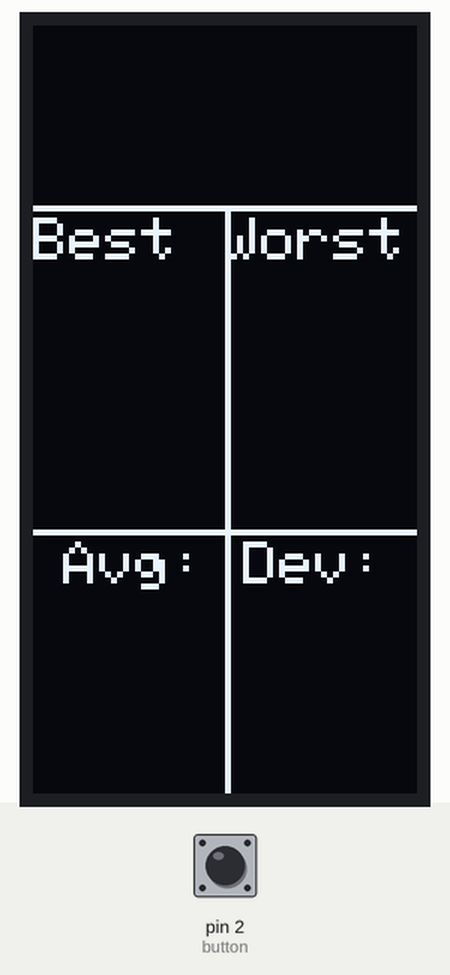
Simulated run of this sketch. Board: Arduino Nano, built with avr-gcc and run on an emulated ATmega328P. On the bench: 64×128 one-colour display. Inputs (shaded band) come from the test bench; at power-on: pin 2 (button) HIGH. Random numbers use the default seed unless the sketch sets one; the audio player accepts every command and is not drawn; what the sketch prints to the serial monitor is not drawn.

Above: at 3.3 s.
3.4 s: pin 2 (button) pulled LOW for 0.15 s
At 3.45 s:
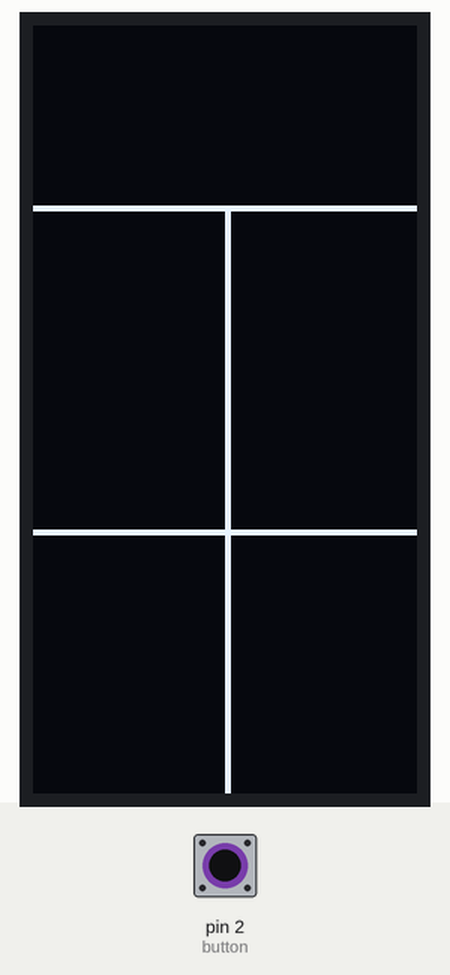
At 4.2 s:
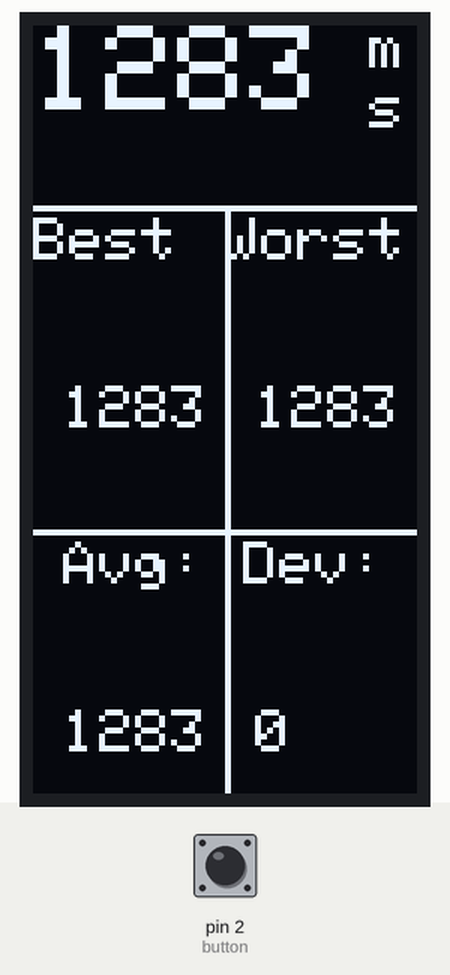
9.5 s: pin 2 (button) driven LOW
At 10.0 s:
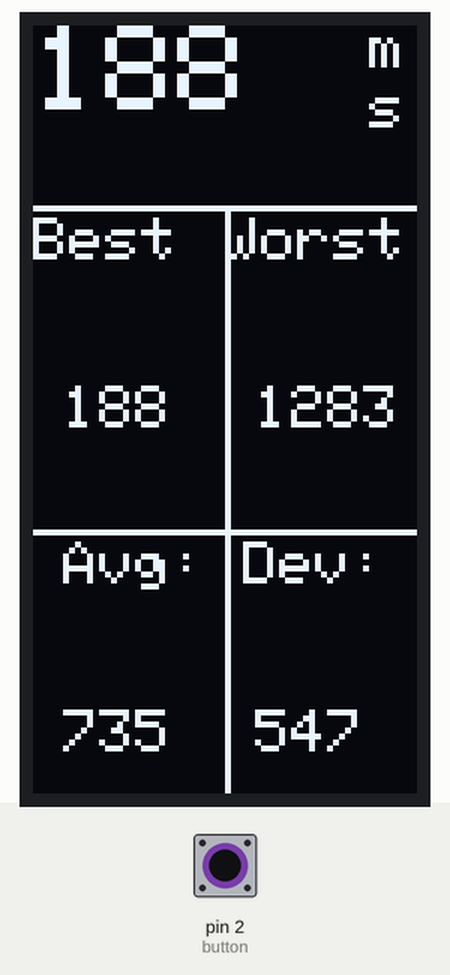
Timing chart, 0 to 12.1 s (numbered marks = the images above; inputs shaded):
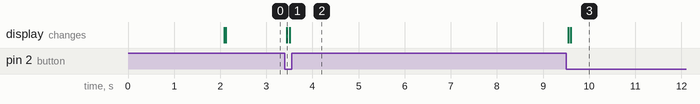

Measured:
- after the input at 3.4 s, the display: changes after 0.05 s (image 1)
- after the input at 9.5 s, the display: first changes after 0.05 s (image 3 shows a later state)

The sketch:

ReactionTimer01.ino
```cpp
// (licence header left out)
#include <SPI.h>
#include <Wire.h>
#include <Adafruit_GFX.h>
#include <Adafruit_SSD1306.h>

// libs for async audio
#include <PCM.h>

// audio clip
const unsigned char sample[] PROGMEM = {
  0, 1, 2, 3, 4, 5, 6, 7, 8, 9, 10, 11, 12, 13, 14, 15, 16, 17, 18, 19, 20, 21, 22, 23, 24, 25, 26, 27, 28, 29, 30, 31, 32, 33, 34, 35, 36, 37, 38, 39, 40, 41, 42, 43, 44, 45, 46, 47, 48, 49, 50, 51, 52, 53, 54, 55, 56, 57, 58, 59, 60, 61, 62, 63, 64, 65, 66, 67, 68, 69, 70, 71, 72, 73, 74, 75, 76, 77, 78, 79, 80, 81, 82, 83, 84, 85, 86, 87, 88, 89, 90, 91, 92, 93, 94, 95, 95, 95, 95, 95, 95, 95, 96, 96, 96, 95, 95, 95, 95, 96, 96, 96, 96, 96, 96, 96, 96, 96, 96, 97, 96, 95, 96, 97, 96, 96, 97, 96, 95, 95, 96, 96, 96, 96, 96, 96, 95, 95, 95, 96, 96, 95, 95, 94, 95, 95, 95, 95, 94, 95, 95, 95, 95, 94, 95, 95, 95, 95, 96, 95, 95, 95, 94, 94, 94, 94, 95, 94, 94, 94, 93, 93, 93, 93, 94, 94, 93, 93, 93, 93, 93, 93, 93, 93, 92, 92, 93, 93, 92, 92, 93, 93, 93, 92, 93, 93, 93, 93, 93, 93, 92, 95, 88, 77, 83, 82, 82, 72, 60, 72, 73, 72, 74, 72, 80, 82, 82, 91, 91, 91, 94, 92, 93, 91, 88, 84, 84, 79, 74, 75, 74, 75, 74, 74, 75, 74, 76, 78, 80, 80, 81, 84, 84, 85, 89, 91, 89, 89, 92, 93, 91, 91, 93, 95, 95, 91, 91, 93, 94, 95, 91, 87, 87, 89, 89, 90, 91, 89, 88, 91, 96, 98, 97, 93, 97, 100, 100, 101, 96, 94, 97, 95, 94, 95, 94, 92, 93, 92, 92, 97, 96, 93, 95, 98, 99, 99, 98, 98, 99, 98, 97, 100, 101, 99, 98, 98, 98, 95, 96, 96, 95, 96, 95, 98, 101, 100, 99, 99, 102, 103, 105, 105, 105, 107, 109, 108, 108, 104, 102, 103, 101, 100, 103, 103, 101, 100, 98, 97, 98, 97, 97, 96, 95, 94, 95, 94, 91, 88, 85, 85, 85, 84, 81, 80, 79, 77, 78, 79, 79, 80, 81, 83, 86, 88, 87, 88, 90, 92, 92, 94, 97, 99, 102, 104, 104, 104, 106, 109, 113, 113, 115, 118, 121, 123, 124, 121, 119, 117, 113, 107, 105, 94, 85, 78, 73, 72, 68, 65, 66, 66, 63, 63, 65, 66, 71, 77, 80, 83, 86, 85, 86, 88, 88, 90, 96, 100, 107, 116, 118, 118, 118, 120, 127, 132, 136, 135, 138, 132, 127, 123, 113, 109, 103, 96, 92, 87, 83, 80, 80, 81, 83, 81, 77, 72, 69, 72, 79, 81, 82, 80, 79, 79, 77, 76, 77, 84, 93, 103, 111, 115, 119, 124, 127, 130, 130, 135, 142, 147, 154, 155, 150, 142, 129, 113, 105, 99, 93, 87, 79, 73, 71, 72, 72, 76, 78, 81, 83, 75, 71, 65, 66, 76, 79, 77, 73, 64, 63, 66, 71, 80, 93, 104, 117, 128, 133, 135, 138, 142, 144, 145, 153, 151, 156, 158, 134, 116, 98, 88, 90, 88, 81, 79, 75, 68, 75, 81, 85, 93, 99, 91, 83, 71, 61, 57, 58, 57, 57, 62, 62, 64, 72, 76, 81, 95, 107, 121, 138, 145, 143, 146, 141, 138, 143, 143, 144, 132, 107, 91, 78, 78, 79, 77, 79, 73, 70, 71, 80, 88, 101, 107, 108, 102, 86, 64, 51, 50, 50, 54, 62, 63, 62, 74, 80, 87, 105, 120, 136, 158, 161, 155, 155, 146, 151, 151, 152, 141, 101, 89, 70, 66, 81, 72, 75, 75, 68, 66, 81, 87, 95, 116, 110, 110, 106, 80, 60, 53, 47, 48, 55, 64, 62, 75, 82, 87, 99, 114, 133, 158, 176, 171, 162, 153, 146, 145, 158, 149, 113, 97, 72, 60, 79, 65, 71, 78, 66, 67, 83, 87, 91, 117, 108, 103, 105, 77, 50, 56, 50, 50, 60, 60, 54, 70, 82, 87, 108, 121, 137, 162, 178, 171, 174, 164, 149, 147, 157, 110, 88, 85, 49, 79, 76, 62, 69, 60, 53, 67, 90, 89, 112, 117, 97, 102, 97, 60, 55, 46, 35, 48, 59, 57, 64, 82, 78, 97, 109, 117, 143, 165, 169, 170, 169, 152, 147, 162, 144, 97, 103, 64, 61, 84, 64, 70, 70, 54, 52, 77, 80, 95, 121, 105, 95, 107, 70, 45, 52, 34, 45, 63, 56, 53, 75, 74, 88, 117, 117, 140, 167, 165, 164, 174, 150, 142, 162, 136, 88, 104, 61, 61, 94, 65, 78, 73, 56, 53, 79, 80, 95, 124, 109, 98, 108, 77, 48, 55, 39, 48, 67, 62, 54, 78, 77, 87, 119, 118, 135, 170, 164, 159, 173, 152, 141, 163, 145, 91, 105, 70, 59, 103, 73, 80, 81, 56, 52, 80, 82, 89, 124, 105, 97, 108, 74, 40, 44, 30, 40, 70, 64, 56, 77, 73, 82, 122, 121, 140, 179, 174, 160, 171, 154, 134, 170, 128, 81, 95, 50, 69, 98, 91, 94, 85, 63, 52, 79, 86, 107, 130, 114, 100, 86, 50, 34, 45, 52, 64, 71, 57, 44, 63, 68, 96, 134, 146, 168, 187, 168, 153, 156, 138, 152, 138, 84, 81, 49, 58, 81, 81, 106, 88, 72, 62, 64, 74, 102, 123, 119, 114, 88, 44, 35, 42, 48, 87, 77, 61, 52, 51, 59, 92, 124, 146, 186, 187, 173, 165, 143, 134, 158, 119, 85, 77, 29, 50, 69, 71, 106, 100, 81, 76, 77, 68, 100, 119, 111, 113, 72, 42, 42, 62, 71, 96, 85, 60, 52, 58, 69, 100, 135, 160, 185, 188, 169, 156, 149, 141, 148, 106, 81, 55, 28, 52, 51, 74, 93, 81, 83, 84, 80, 90, 115, 110, 114, 88, 58, 41, 51, 70, 86, 107, 86, 66, 61, 65, 83, 124, 147, 174, 187, 179, 166, 159, 158, 150, 128, 85, 65, 33, 37, 44, 53, 75, 68, 73, 76, 78, 93, 117, 118, 99, 85, 52, 32, 57, 63, 77, 114, 92, 74, 76, 64, 76, 127, 145, 169, 198, 176, 161, 162, 150, 145, 129, 93, 62, 37, 41, 31, 57, 64, 52, 68, 62, 63, 89, 117, 107, 112, 88, 42, 37, 44, 50, 86, 101, 85, 88, 79, 78, 110, 141, 157, 184, 189, 169, 163, 155, 143, 127, 109, 87, 58, 60, 50, 43, 68, 49, 41, 53, 43, 58, 88, 99, 94, 109, 76, 51, 58, 49, 55, 84, 75, 75, 86, 82, 107, 152, 170, 195, 210, 184, 162, 155, 135, 109, 98, 85, 55, 78, 66, 60, 88, 67, 58, 60, 46, 38, 75, 73, 79, 102, 67, 66, 74, 65, 66, 85, 61, 66, 76, 80, 113, 158, 178, 203, 219, 187, 175, 157, 122, 82, 80, 52, 45, 76, 59, 80, 87, 71, 67, 71, 48, 58, 73, 57, 76, 68, 58, 63, 77, 74, 88, 83, 64, 66, 70, 94, 134, 179, 204, 226, 218, 190, 162, 123, 72, 63, 46, 51, 64, 62, 81, 71, 77, 68, 61, 64, 66, 73, 72, 70, 54, 56, 54, 70, 82, 88, 86, 80, 72, 79, 102, 139, 185, 224, 241, 229, 213, 141, 79, 55, 18, 44, 69, 66, 93, 79, 63, 64, 62, 59, 74, 83, 65, 81, 64, 56, 75, 76, 66, 88, 70, 62, 80, 84, 107, 147, 168, 188, 225, 212, 208, 180, 102, 68, 27, 25, 47, 60, 93, 89, 84, 70, 58, 52, 60, 76, 76, 88, 74, 63, 71, 79, 78, 99, 84, 72, 72, 71, 97, 141, 178, 206, 239, 219, 203, 153, 82, 63, 27, 46, 58, 61, 86, 73, 73, 69, 62, 59, 70, 69, 65, 80, 57, 61, 74, 73, 82, 97, 77, 80, 81, 82, 114, 150, 184, 224, 250, 231, 201, 120, 68, 23, 18, 43, 49, 91, 82, 75, 71, 53, 50, 73, 86, 85, 96, 69, 51, 60, 58, 73, 96, 87, 85, 82, 70, 95, 130, 169, 222, 253, 255, 217, 134, 84, 18, 21, 39, 46, 90, 76, 73, 67, 50, 42, 67, 76, 85, 103, 74, 66, 69, 58, 71, 94, 79, 91, 90, 74, 98, 122, 143, 200, 238, 242, 216, 141, 85, 23, 28, 31, 62, 102, 85, 91, 61, 32, 28, 53, 62, 97, 107, 79, 79, 64, 54, 81, 97, 93, 114, 92, 81, 101, 114, 152, 215, 238, 237, 180, 109, 44, 6, 33, 37, 97, 112, 100, 96, 54, 32, 33, 54, 65, 99, 88, 72, 71, 64, 68, 96, 99, 104, 111, 93, 97, 112, 133, 170, 229, 235, 219, 151, 84, 17, 5, 18, 42, 104, 98, 115, 96, 55, 39, 37, 47, 74, 100, 82, 86, 69, 59, 73, 88, 89, 117, 109, 105, 119, 121, 152, 204, 240, 239, 188, 120, 39, 0, 4, 16, 84, 99, 107, 111, 63, 43, 36, 40, 58, 95, 78, 79, 74, 58, 73, 96, 90, 109, 106, 93, 113, 119, 146, 196, 239, 239, 195, 147, 48, 17, 6, 0, 76, 76, 96, 109, 74, 54, 53, 46, 50, 92, 68, 76, 76, 57, 65, 95, 79, 109, 112, 96, 123, 120, 142, 184, 230, 226, 203, 159, 60, 41, 4, 1, 74, 67, 98, 110, 69, 54, 52, 41, 59, 97, 75, 86, 80, 52, 65, 89, 70, 113, 106, 98, 121, 115, 134, 180, 221, 214, 207, 154, 70, 55, 7, 16, 76, 63, 104, 104, 65, 52, 47, 36, 65, 94, 73, 98, 79, 62, 83, 89, 80, 120, 99, 105, 124, 113, 145, 181, 204, 192, 194, 121, 74, 67, 4, 55, 74, 68, 113, 91, 57, 59, 41, 29, 81, 73, 81, 99, 75, 69, 97, 87, 97, 128, 94, 126, 127, 129, 159, 188, 172, 169, 157, 74, 90, 40, 28, 81, 59, 88, 103, 76, 60, 64, 32, 49, 77, 59, 89, 84, 70, 88, 100, 87, 123, 110, 110, 133, 133, 148, 181, 179, 147, 166, 85, 80, 68, 23, 76, 64, 75, 101, 85, 71, 74, 53, 45, 73, 50, 74, 84, 69, 81, 97, 84, 115, 122, 115, 142, 137, 150, 167, 176, 137, 154, 99, 75, 85, 30, 73, 68, 64, 96, 83, 70, 78, 64, 49, 77, 50, 58, 76, 63, 77, 99, 86, 106, 123, 107, 145, 141, 157, 176, 187, 146, 150, 103, 62, 91, 35, 73, 83, 61, 92, 86, 66, 81, 74, 53, 80, 57, 47, 70, 56, 66, 99, 87, 100, 119, 96, 128, 138, 148, 175, 192, 158, 149, 125, 57, 90, 48, 59, 96, 64, 86, 91, 65, 74, 82, 57, 81, 78, 51, 73, 59, 55, 85, 88, 89, 123, 95, 116, 130, 132, 161, 179, 176, 148, 149, 77, 84, 70, 45, 96, 71, 81, 97, 72, 70, 77, 60, 64, 83, 58, 75, 77, 63, 76, 91, 75, 109, 101, 95, 126, 119, 147, 167, 182, 152, 158, 109, 75, 93, 41, 78, 87, 62, 96, 76, 67, 77, 69, 58, 81, 66, 66, 85, 69, 78, 92, 85, 90, 109, 80, 111, 110, 123, 152, 170, 170, 153, 149, 86, 98, 72, 51, 96, 62, 80, 86, 63, 72, 74, 61, 71, 82, 58, 87, 75, 80, 92, 95, 83, 104, 84, 86, 108, 97, 135, 144, 171, 169, 156, 141, 95, 102, 66, 69, 88, 61, 88, 72, 67, 68, 70, 58, 72, 73, 66, 92, 83, 93, 102, 95, 83, 100, 70, 89, 95, 95, 126, 134, 156, 168, 155, 150, 120, 106, 88, 70, 79, 66, 72, 76, 69, 69, 65, 62, 54, 68, 67, 88, 101, 104, 112, 103, 87, 85, 75, 76, 90, 92, 112, 123, 134, 159, 160, 153, 158, 118, 115, 91, 66, 76, 59, 69, 76, 71, 69, 70, 50, 58, 69, 73, 105, 115, 118, 118, 98, 79, 75, 62, 73, 84, 92, 103, 114, 122, 142, 160, 153, 168, 134, 116, 99, 54, 66, 55, 62, 78, 77, 67, 66, 50, 46, 70, 81, 113, 135, 129, 116, 100, 66, 63, 61, 62, 86, 86, 93, 96, 97, 108, 130, 155, 177, 173, 162, 126, 93, 66, 44, 59, 60, 81, 84, 76, 65, 50, 47, 58, 88, 110, 140, 144, 131, 106, 80, 57, 53, 58, 70, 87, 91, 93, 91, 93, 98, 117, 142, 164, 175, 162, 143, 100, 76, 54, 47, 63, 68, 83, 82, 72, 61, 55, 58, 81, 103, 123, 147, 135, 129, 98, 74, 62, 60, 65, 80, 87, 85, 94, 86, 94, 106, 119, 146, 160, 163, 153, 135, 101, 84, 63, 54, 66, 65, 79, 80, 75, 68, 69, 68, 86, 106, 119, 140, 135, 127, 105, 83, 63, 57, 55, 66, 81, 87, 102, 98, 101, 103, 110, 126, 141, 156, 153, 145, 118, 92, 71, 56, 58, 68, 80, 91, 93, 84, 80, 73, 79, 92, 108, 121, 128, 121, 106, 88, 68, 65, 64, 72, 83, 88, 94, 92, 92, 94, 100, 108, 118, 123, 129, 129, 119, 113, 98, 94, 90, 86, 89, 89, 84, 85, 77, 75, 77, 79, 89, 99, 105, 111, 111, 102, 102, 91, 88, 86, 83, 84, 86, 85, 85, 87, 85, 92, 97, 103, 110, 114, 117, 121, 124, 120, 122, 112, 103, 94, 80, 76, 74, 74, 81, 89, 90, 96, 94, 91, 91, 91, 96, 103, 108, 111, 110, 97, 90, 78, 73, 78, 81, 92, 99, 104, 105, 105, 100, 99, 98, 100, 107, 112, 116, 114, 110, 102, 96, 89, 91, 93, 94, 97, 92, 89, 84, 81, 83, 87, 92, 100, 104, 108, 108, 104, 102, 98, 96, 97, 95, 93, 88, 86, 81, 83, 84, 90, 98, 104, 110, 112, 114, 113, 111, 110, 109, 109, 107, 104, 99, 91, 86, 81, 82, 85, 92, 99, 104, 104, 103, 98, 92, 93, 92, 97, 102, 105, 104, 101, 90, 84, 78, 79, 87, 95, 105, 109, 108, 101, 95, 87, 86, 88, 92, 98, 99, 98, 96, 95, 95, 99, 103, 107, 107, 105, 101, 95, 90, 88, 91, 94, 98, 100, 99, 97, 91, 90, 88, 91, 96, 99, 104, 102, 99, 93, 87, 84, 85, 89, 96, 105, 109, 113, 113, 110, 107, 105, 103, 105, 105, 102, 98, 90, 83, 77, 76, 77, 82, 87, 93, 98, 99, 101, 102, 103, 105, 107, 105, 106, 102, 99, 96, 95, 95, 95, 96, 93, 94, 92, 93, 92, 92, 93, 93, 95, 94, 96, 95, 96, 97, 96, 97, 96, 96, 95, 97, 97, 101, 103, 104, 104, 102, 102, 99, 98, 97, 96, 94, 95, 94, 93, 93, 92, 93, 93, 93, 93, 95, 95, 96, 96, 95, 94, 95, 96, 96, 97, 97, 96, 95, 96, 94, 94, 94, 96, 98, 99, 101, 102, 102, 100, 99, 96, 94, 92, 93, 93, 93, 93, 92, 91, 90, 90, 92, 95, 96, 97, 97, 95, 95, 94, 94, 95, 95, 96, 98, 98, 99, 99, 100, 101, 102, 102, 104, 103, 101, 100, 97, 96, 93, 91, 91, 89, 89, 89, 91, 91, 93, 94, 96, 98, 100, 100, 100, 98, 97, 96, 94, 94, 92, 92, 93, 94, 95, 96, 99, 100, 101, 103, 104, 104, 103, 103, 100, 98, 96, 95, 94, 92, 93, 92, 93, 92, 92, 92, 92, 93, 94, 97, 99, 101, 102, 102, 102, 100, 99, 98, 98, 98, 99, 98, 98, 97, 96, 95, 95, 95, 95, 96, 96, 95, 96, 95, 94, 94, 95, 95, 95, 94, 94, 95, 94, 95, 95, 95, 95, 96, 96, 97, 96, 96, 96, 95, 95, 94, 94, 93, 93, 92, 93, 93, 94, 94, 95, 95, 97, 97, 98, 99, 98, 98, 97, 97, 96, 96, 96, 97, 97, 96, 96, 94, 93, 92, 93, 93, 94, 96, 96, 97, 96, 96, 94, 94, 94, 94, 94, 94, 94, 95, 95, 94, 94, 94, 95, 94, 94, 94, 96, 96, 96, 96, 96, 95, 95, 96, 95, 95, 95, 95, 95, 94, 95, 96, 95, 95, 95, 95, 94, 95, 95, 95, 94, 94, 95, 95, 95, 94, 94, 95, 96, 97, 97, 97, 96, 95, 94, 94, 94, 95, 96, 96, 95, 94, 94, 94, 95, 96, 97, 99, 99, 97, 97, 97, 97, 97, 98, 98, 97, 97, 98, 98, 97, 97, 97, 96, 96, 95, 95, 95, 95, 95, 94, 94, 94, 94, 94, 94, 94, 94, 95, 94, 94, 94, 94, 94, 94, 94, 95, 95, 95, 94, 95, 95, 95, 96, 97, 97, 96, 96, 96, 96, 96, 96, 96, 96, 95, 94, 94, 93, 94, 95, 95, 96, 95, 94, 94, 93, 93, 93, 94, 95, 95, 95, 95, 95, 95, 96, 96, 96, 97, 97, 97, 97, 96, 96, 95, 94, 94, 93, 93, 93, 93, 93, 93, 92, 92, 93, 92, 92, 92,
};

// If using software SPI (the default case):
#define OLED_MOSI   8
#define OLED_CLK   9
#define OLED_DC    10
#define OLED_CS    12
#define OLED_RESET 13
Adafruit_SSD1306 display(OLED_MOSI, OLED_CLK, OLED_DC, OLED_RESET, OLED_CS);

#if (SSD1306_LCDHEIGHT != 64)
#error("Height incorrect, please fix Adafruit_SSD1306.h!");
#endif

//// CONSTANTS
int button = 2;           // button pin

long starttime = 0;       //start time of 'pull'
long endtime = 0;         //end time of 'pull'
long mypause = 5000;      // delay between 'pull cause' -
long myrandomtime = 0;    //variable for randomising 'pull' calls by a certain degree

long mydelay = 0;         // single press reaction time
long results[] = {0, 0, 0, 0, 0, 0, 0, 0, 0, 0}; // array to hold past 10 results
long myaverage = 0;       //average of past 10 calls
long mymin = 0;           // minimum reaction time of past 10 calls
long mymax = 0;           // maximum "" ""
long mystdev = 0;         // Standard Deviation of reaction times
int pointer = 0;          // 'pointer' to non-zero values in an array of previous button pressses
long mytotal = 0;         // helper for calculating averagage
int count = 0;            //helper for calculatin g average - number of legitimate button presses
long mysquares = 0;       // helper for calculating standard deviation
int line1start = 30;      // pixel of dividing line for display grid
int line2start = 84;      // "" "" ""

void setup()   {
  //start serial for debug
  Serial.begin(9600);
  //set button to input pullup, so we can just wire it to ground to trigger
  pinMode(button, INPUT_PULLUP);
  //init OLED as per sample Adafruit code
  display.begin(SSD1306_SWITCHCAPVCC);
  // init done

  // clear display buffer
  display.clearDisplay();
  // portrait rotation
  display.setRotation(1);
  // set text and home
  display.setTextSize(1);
  display.setTextColor(WHITE);
  display.setCursor(0, 0);

  // intro notice
  display.println("Pull!");
  display.println();
  display.println("Reaction");
  display.println("Timer");
  display.println("(C) Steve Wilson");
  display.println("Feb 2016");
  display.println("Ver 0.1");
  display.display();
  delay(2000);

  // now clear display and set up a grid pattern for displaying results neatly
  // this is done in a function we can re-use, as each time we draw text we need to clear the background
  // probably a more efficient way of doing this, but hey, it works.
  redraw();
}


void loop() {

  //debug to serial
  Serial.println ("Pull!");

  //start playback of audio sample
  startPlayback(sample, sizeof(sample));

  //start our timer
  starttime = millis();

  //now wait for a button press - super tight loop here (could be done with interrupts, but this works fine)
  while (digitalRead(button) == HIGH) {
  }

  // button has been pressed - record time
  endtime = millis();

  //calculate reaction time
  mydelay = endtime - starttime;
  Serial.print("Delay: ");
  Serial.println(mydelay);


  //if the reaction time is a reasonable figure (less than 2 seconds), then record it as a valid result
  // if the device is left unused, then delay is large and result is discarded
  // this effectively puts the box into an inefficient standby until the button is pressed to restart the sequence
  if (mydelay < 2000)
  {
    //we have a valid button press, store the result in our array of 10 previous valid responses
    // rolling buffer array of previous 10 arrays. Oldest result gets overwritten
    results[pointer] = mydelay;
    pointer++;
    if (pointer == 10) {
      pointer = 0;
    }

    //reset stats
    myaverage = 0;
    mytotal = 0;
    mymin = 0;
    mymax = 0;
    count = 0;
    mystdev = 0;
    mysquares = 0;


    // calculate stats based on previous valid button presses
    for (int i = 0; i < 10; i++)
    {

      // if result in array is a valid button press, calculate stats
      if (results[i] > 0)
      {
        //count how many valid presses we have
        count++;

        //sum values for working average
        mytotal = mytotal + results[i];

        //get the minimum value in the array
        if (mymin == 0) {
          mymin = results[i];
        }
        if (results[i] < mymin) {
          mymin = results[i];
        }

        //max value in array
        if (results[i] > mymax) {
          mymax = results[i];
        }

      }//end if array unit greater than zero
    }//end loop over results array

    //having looped over all valid results, now calculate the average reaction time and print
    myaverage = mytotal / count;
    Serial.print("Average: ");
    Serial.println (myaverage);


    //calculate standard deviation
    for (int i = 0; i < 10; i++)
    {
      if (results[i] > 0) {
        long var = results[i] - myaverage;
        mysquares = mysquares + (var * var);
      }
    }
    long sqmean = mysquares / count;
    mystdev = sqrt(sqmean);


  } //end if delay less than 2000

  //debug - output the array
  for (int i = 0; i < 10; i++) {
    Serial.println(results[i]);
  }
  //debug output raw values used in calcs
  Serial.println(myaverage);
  Serial.println(count);
  Serial.println(mymin);
  Serial.println(mymax);
  Serial.println(mystdev);

  //display results on OLED

  //clear display
  display.clearDisplay();

  //redraw grid
  redraw();

  // put last reaction time at top in big font
  display.setCursor(0, 0);
  display.setTextSize(2);
  display.print(mydelay);
  display.setTextSize(1);
  display.setCursor(50, 0);
  display.print (" m");
  display.setCursor(50, 10);
  display.print (" s");

  //minimum - top right of grid
  display.setCursor(5, line1start + 30);
  display.print(mymin);
  //max - top  left
  display.setCursor(37, line1start + 30);
  display.print(mymax);
  // average
  display.setCursor(5, line2start + 30);
  display.print(myaverage);
  //std deviation
  display.setCursor(37, line2start + 30);
  display.print(mystdev);
  //draw
  display.display();

  //now wait for our given pause (e.g. 6 seconds +-1 second) between 'pull' calls to mimic a real DTL/ABT layout
  delay(mypause + random(0, 2000));

}//end loop


//function to clear display and draw simple grid
void redraw() {

  display.clearDisplay();
  display.setCursor(0, 0);
  //fast horiz line at 32

  display.drawFastHLine(0, line1start, 64, 1);
  display.drawFastHLine(0, line2start, 64, 1);
  display.drawFastVLine(32, line1start, 128, 1);
  display.display();
  display.setCursor(0, 0);
  display.setTextSize(2);
  // display.println("123 ms");
  // display.display();
  //vast vert line at 64
  display.setTextSize(1);
  display.setCursor(0, (line1start + 2));
  display.print("Best");

  display.setCursor(32, (line1start + 2));
  display.print("Worst");
  display.setCursor(5, (line2start + 2));

  display.print("Avg:");
  display.setCursor(35, (line2start + 2));

  display.print("Dev:");
  display.display();

}
```
